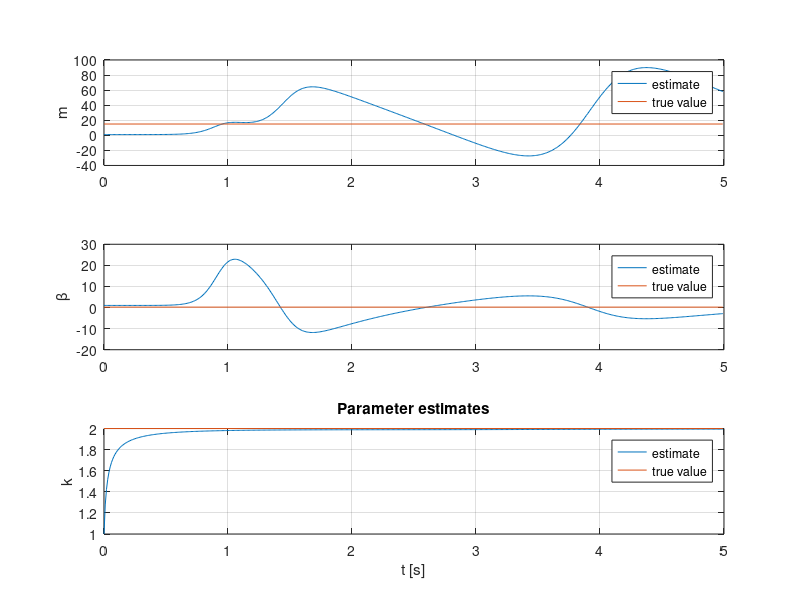

MATLAB code to generate this figure:
close all;
clear;
%% Insert true system
beta                    = 0.2;
m                       = 15;
k                       = 2;
% 1/Lambda [u] = s^2 / Lambda [y_2] * m + s/Lambda [y_2] * beta
A                       = [0 0 0; 0 0 1;0 0 -beta/m];               
B                       = [0; 0; 1/m];                                                                                                                                     
%% Define filters
lambda_1                = 30; 
lambda_0                = 10;
DEN                     = [1 lambda_1 lambda_0];
[  ~,  ~,C_f_1,D_f_1]   = tf2ss([0 0 1],DEN);     
[  ~,  ~,C_f_2,D_f_2]   = tf2ss([0 1 0],DEN);                            
[A_f,B_f,C_f_3,D_f_3]   = tf2ss([1 0 0],DEN);                     
% A_f and B_f is only needed once as it is the same all over. Hence tildes

 
%% Simulation MATLAB
h           = 0.01;  % sample time (s)
N           = 500; % number of samples

t           = 0:h:h*(N-1);

% Define input as a function of t
u           = 5 * sin(2 * t) + 10.5;
beta_1_ls   = .01;    % Forgetting factor
beta_2_ls   = 10;    % Forgetting factor

% Memory allocation
x           = zeros(3, N);
x_z_1       = zeros(1,1);
x_z_2       = zeros(2, 1);
x_phi_1     = zeros(1, 1);
x_phi_2     = zeros(2, 1);
theta_1     = zeros(1, N);  % estimate of k
theta_2     = zeros(2, N);  % estimate of m and beta


% Initial estimates
theta_1(:,1) = 1;           % Initial estimate of k
theta_2(:,1) = [1; 1];   % Initial estimate of m and beta

P_1 = 1; 
P_2 = inv(eye(2));

%% Main loop. Simulate using forward Euler (x[k+1] = x[k] + h*x_dot)
for n = 1:N-1
 
    % Simulate true system
    x_dot           = A*x(:, n) + B*u(n);
    x(:, n+1)       = x(:, n) + h*x_dot;
    
    y_2             = x(2, n);
    y_1             = u(n)/k + y_2;

    % Generate z and phi by filtering known signals
    x_z_2_n           = x_z_2 + (A_f*x_z_2 + B_f*u(n))*h; 
    z_2               = C_f_1*x_z_2;                    % z_2 = 1/Lambda [u]
                    
    
    x_phi_2_n         = x_phi_2 + (A_f*x_phi_2 + B_f*y_2)*h;
                                            
    phi_2             = [ (C_f_3*x_phi_2 + D_f_3*y_2);  % s^2/Lambda * y_2
                          (C_f_2*x_phi_2 + D_f_2*y_2)   % s/Lamnba * y2
                        ];
    
    % Generate first system
    z_1 = u(n);
    phi_1 = y_1-y_2;
   
    
    % Calculate estimation error
    % n_s_1 = phi_1'*phi_1;
    % n_s_2 = phi_2'*phi_2;

    epsilon_1         = z_1 - (theta_1(:,n)'*phi_1);%/(1+n_s_1); 
    epsilon_2         = z_2 - (theta_2(:,n)'*phi_2);%/(1+n_s_2);

    % Update law
    theta_1_dot       = P_1 * epsilon_1 * phi_1;                    
    P_1_dot           = beta_1_ls * P_1 - P_1 * (phi_1 * phi_1') * P_1;
    
    theta_1(:, n+1)   = theta_1(:, n) + theta_1_dot*h;
    P_1                = P_1 + P_1_dot * h;
    
    theta_2_dot       = P_2 * epsilon_2 * phi_2 ;                    
    P_2_dot           = beta_2_ls * P_2 - P_2 * (phi_2 * phi_2') * P_2;
    
    theta_2(:, n+1)   = theta_2(:, n) + theta_2_dot*h;
    P_2               = P_2 + P_2_dot * h;

    % Set values for next iteration
    x_phi_2           = x_phi_2_n;
    x_z_2             = x_z_2_n;
end

% Plots
figure
subplot(3,1,1)
plot(t, theta_2(1,:)); hold on
plot([t(1), t(end)],[m, m]);
hold off
ylabel('m')
legend('estimate','true value')
grid
subplot(3,1,2)
plot(t, theta_2(2,:)); hold on
plot([t(1), t(end)],[beta, beta]); 
hold off
ylabel('\beta')
legend('estimate','true value')
grid
subplot(3,1,3)
plot(t, theta_1(1,:)); hold on
plot([t(1), t(end)],[k, k]); 
hold off
ylabel('k')
grid
legend('estimate','true value')
title('Parameter estimates')
xlabel('t [s]')